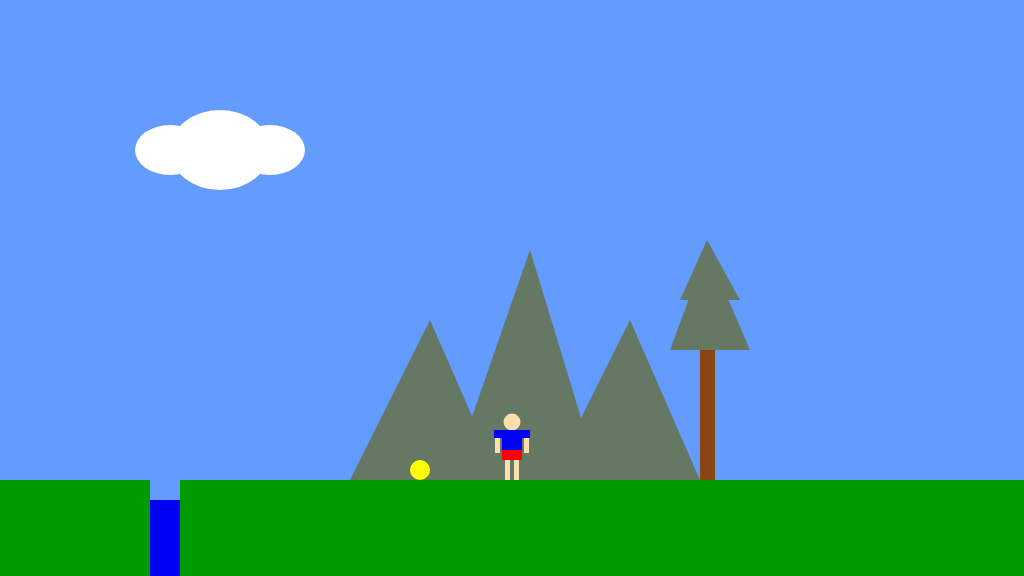
Frame 1 (no input)
Frame 60 (no input): identical to frame 1, image omitted
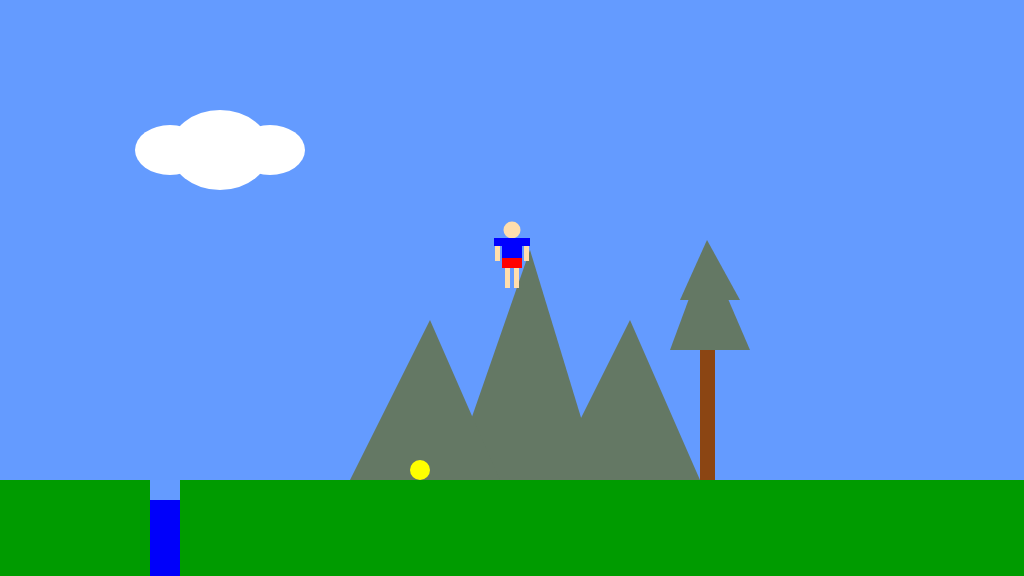
Frame 120 (the mouse pressed at the canvas centre since frame 60)

The p5.js sketch that drew these frames (run headless with seeded random() and noise() and a simulated clock; from frame 60 on, the mouse is pressed at the canvas centre):

// p5.js sketch
// ── sketch.js
/*

The Game Project

2b - using variables

*/

var floorPos_x;
var floorPos_y;

var gameChar_x;
var gameChar_y;

var treePos_x;
var treePos_y;

var canyon;
var collectable;

var mountain_x;
var mountain_y;
var cloud;


function setup()
{
	createCanvas(1024, 576);
	floorPos_y = height-(height/6); //NB. we are now using a variable for the floor position
	floorPos_x = 0;
	collectable = 0;
	mountain_x = 0;
	mountain_y = 0;
	cloud = 0;
	canyon = 0;

	//NB. We are now using the built in variables height and width
	gameChar_x = width/2;
	gameChar_y = floorPos_y;

	treePos_x = width/2;
	treePos_y = height/2;
	console.log(treePos_x, "\t-\t",treePos_y);
	
}

function draw()
{
	background(100, 155, 255); //fill the sky blue

	noStroke();
	fill(0, 155, 0);
	
	//rect(0, 432, 1024, 144); //draw some green ground
	rect(floorPos_x, floorPos_y, width, height-(height/4)); //draw some green ground
	// cloud

	fill(255,255,255);
	ellipse(cloud+220,150,100,80);
	ellipse(cloud+170,150,70,50);
	ellipse(cloud+270,150,70,50);

	//mountain
	fill(100,120,100);
	triangle(mountain_x+530,mountain_y+250,mountain_x+450,mountain_y+480,mountain_x+600,mountain_y+480);
	triangle(mountain_x+430,mountain_y+320,mountain_x+350,mountain_y+480,mountain_x+500,mountain_y+480);
	triangle(mountain_x+630,mountain_y+320,mountain_x+550,mountain_y+480,mountain_x+700,mountain_y+480);

	//3. a tree
	//... add your code here
	fill(139,69,19);
	//rect(900,300,15,132);
	rect(treePos_x+188,treePos_y+60,15,132);
	fill(100,120,100);			
	triangle(treePos_x+195,treePos_y-38,treePos_x+158,treePos_y+62,treePos_x+238,treePos_y+62);
	triangle(treePos_x+195,treePos_y-48,treePos_x+168,treePos_y+12,treePos_x+228,treePos_y+12);

	//triangle(907,250,870,350,950,350);
	
	//triangle(907,240,880,300,940,300);
	

	//4. a canyon
	//NB. the canyon should go from ground-level to the bottom of the screen

	//... add your code here
	fill(100, 155, 255);
	rect(canyon+150,floorPos_y,30,80);
	fill(0,0,250);
	rect(canyon+150,floorPos_y+20,30,80);

	//5. a collectable token - eg. a jewel, fruit, coins
	//... add your code here
	fill(255,255,0);
	ellipse(collectable+420,floorPos_y-10,20,20);

	// game charater

	// head
	fill(255,222,173);
	ellipse(gameChar_x, gameChar_y-58,17,17);
	// torso top
	fill(0,0,255);
	rect(gameChar_x-10, gameChar_y-50,20,20);
	// torso bot
	fill(255,0,0);
	rect(gameChar_x-10, gameChar_y-30,20,10);
	// left leg
	fill(255,222,173);
	rect(gameChar_x-7, gameChar_y-20,5,20);
	// right leg
	fill(255,222,173);
	rect(gameChar_x+2, gameChar_y-20,5,20);
	// left shoulder
	fill(0,0,255);
	rect(gameChar_x-18, gameChar_y-50,8,8);
	// right shoulder
	fill(0,0,255);
	rect(gameChar_x+10, gameChar_y-50,8,8);
	// left arm
	fill(255,222,173);
	rect(gameChar_x-17, gameChar_y-42,5,15);
	// right arm
	fill(255,222,173);
	rect(gameChar_x+12, gameChar_y-42,5,15);

	


}

function mousePressed()
{
	gameChar_x = mouseX;
	gameChar_y = mouseY;

}
